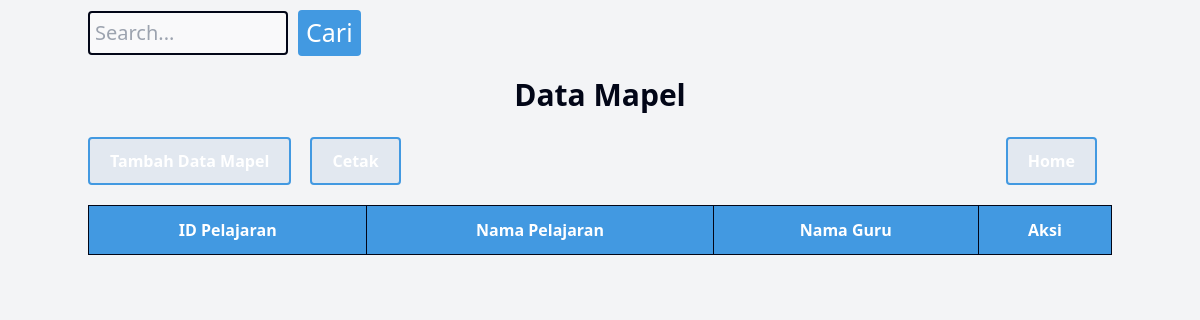
Page /perpustakaan/public/dashboard/data/dashboardmapel.php on the earlier database version.
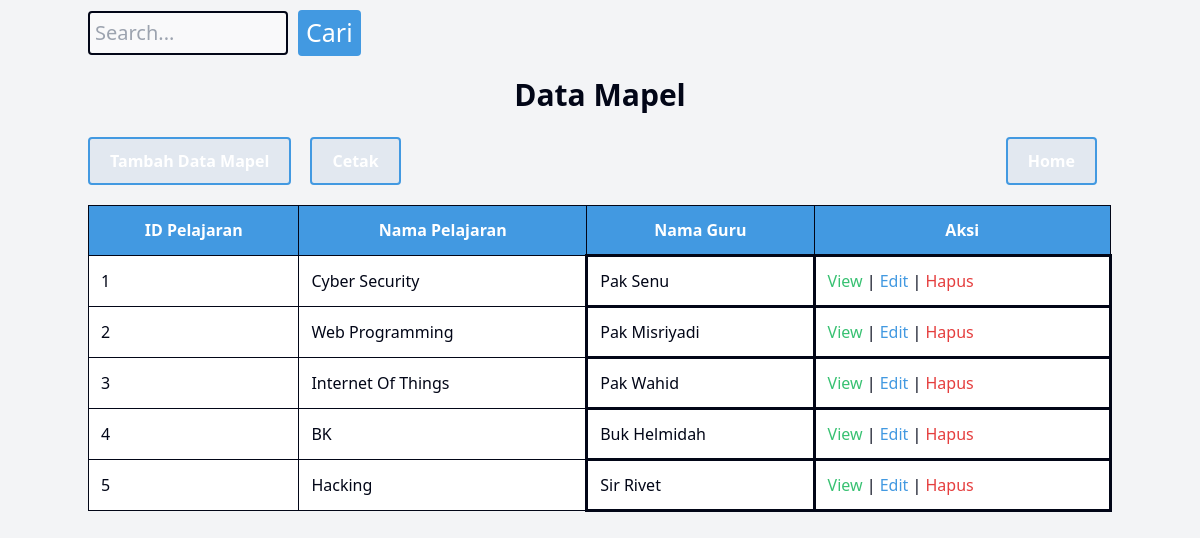
Same page on the later database version.
### tables this page shows
CREATE TABLE `matapelajaran` (
  `idpelajaran` int(11) NOT NULL,
  `namapelajaran` varchar(100) DEFAULT NULL,
  `guru_idguru` int(11) DEFAULT NULL
);

CREATE TABLE `guru` (
  `idguru` int(11) NOT NULL,
  `nama` varchar(255) DEFAULT NULL,
  `alamat` text DEFAULT NULL,
  `email` varchar(100) DEFAULT NULL,
  `no_hp` varchar(20) DEFAULT NULL
);

### perpustakaan/public/dashboard/data/dashboardmapel.php (the view, shortened to what this page needs)
<?php
	include_once("../../../config/koneksi.php");
?>
<!DOCTYPE html>
<html>
<head>
	<link rel="stylesheet" href="../../css/output.css">
</head>
<body class="bg-gray-100">
	<div class="container mx-auto py-8">
		<form action="dashboardmapel.php" method="GET" class="mb-4">
           <div class="search-container">
                <input type="text" name="cari" placeholder="Search..." class="border border-gray-400 rounded-md px-2 py-1" style="font-size: 20px;">
                <input type="submit" value="Cari" class="btn bg-blue-500 text-white px-4 py-1 rounded-md" style="font-size: 25px;">
            </div>
        </form>
	<table border="1">
		<h1> Data Mapel </h1>
		<nav>
			<div>
				<a href="../../mapel/view/tambah.php" class="btn bg-blue-500 text-white">Tambah Data Mapel</a>
				<a href="../../mapel/view/cetak.php" target="_blank" class="btn bg-blue-500 text-white">Cetak</a>
			</div>
            <div>
                <a href="../dashboard.php" class="btn bg-blue-500 text-white">Home</a>
            </div>
        </nav>
			<?php
				if (isset($_GET['cari'])) {
					$cari = $_GET['cari'];
					$ambildata = mysqli_query($kon, "SELECT matapelajaran.*, guru.nama FROM matapelajaran
                                                    INNER JOIN guru ON matapelajaran.guru_idguru = guru.idguru
                                                    WHERE matapelajaran.idpelajaran LIKE '%".$cari."%' OR matapelajaran.namapelajaran LIKE '%".$cari."%'");
				} else {
					$ambildata = mysqli_query($kon, "SELECT matapelajaran.*, guru.nama FROM matapelajaran
                                                    INNER JOIN guru ON matapelajaran.guru_idguru = guru.idguru
                                                    ORDER BY matapelajaran.idpelajaran ASC");
				}
			?>
		<tr>
			<th class="border border-gray-400 px-4 py-2 text-center"> ID Pelajaran </th>
            <th class="border border-gray-400 px-4 py-2 text-center"> Nama Pelajaran </th>
			<th class="border border-gray-400 px-4 py-2 text-center"> Nama Guru </th>
			<th class="border border-gray-400 px-4 py-2 text-center"> Aksi </th>
		</tr>
		<tbody>
		<?php
			while ($userAmbilData = mysqli_fetch_array($ambildata)) {
				echo "<tr>";
					echo "<td class='border border-gray-400 px-4 py-2'>" . $idpelajaran = $userAmbilData['idpelajaran'] . "</td>";
                    echo "<td class='border border-gray-400 px-4 py-2'>" . $namapelajaran = $userAmbilData['namapelajaran'] . "</td>";
					echo "<td>" . $guru = $userAmbilData['nama'] . "</td>";
					echo "<td>
							<a href='../../mapel/view/view.php?idpelajaran=" . $userAmbilData['idpelajaran'] . "' class='btn btn-view'  > View </a> |
							<a href='../../mapel/view/update.php?idpelajaran=" . $userAmbilData['idpelajaran'] . "' class='btn btn-edit'> Edit </a> |
							<a href='../../mapel/Controller/mapelhapus.php?idpelajaran=" . $userAmbilData['idpelajaran'] ."' class='btn btn-hapus'> Hapus </a>
						</td>";
				echo "</tr>";
			}
		?>
		</tbody>
	</table>
</body>
</html>

Differences in the rows shown:
added matapelajaran: idpelajaran "1", namapelajaran "Cyber Security", guru_idguru.nama "Pak Senu"
added matapelajaran: idpelajaran "2", namapelajaran "Web Programming", guru_idguru.nama "Pak Misriyadi"
added matapelajaran: idpelajaran "3", namapelajaran "Internet Of Things", guru_idguru.nama "Pak Wahid"
added matapelajaran: idpelajaran "4", namapelajaran "BK", guru_idguru.nama "Buk Helmidah"
added matapelajaran: idpelajaran "5", namapelajaran "Hacking", guru_idguru.nama "Sir Rivet"
